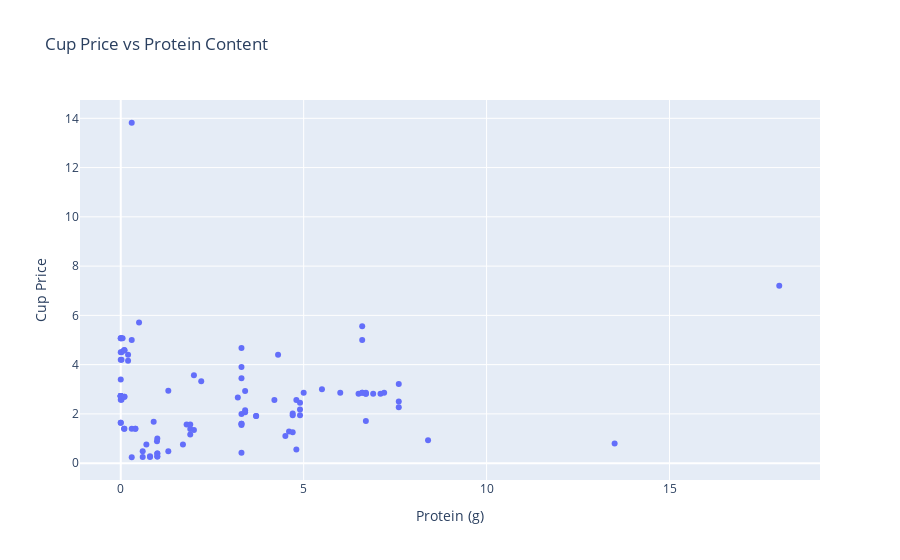

The cell this chart's notebook holds for it:
### Code cell
import plotly.express as px
from neo4j import GraphDatabase
import re

def extract_protein(nutritional_info):
    # Regular expression to find protein content, matches many possible formats, including "<1.00g"
    matches = re.findall(r'"Protein":\s*"(<)?(Approx\.)?([0-9.]+)g"', nutritional_info)
    # Iterates over all matches and returns the first valid value
    for match in matches:
        if match[2]:  # The third grouping that matches is the value of protein content
            value = float(match[2])
            # The presence of a "<" sign indicates that the actual value may be less than this value.
            if match[0]:
                value = value - 0.01  # Decrease by one small unit to indicate that it is an upper limit
            return value
    return None

def get_data(tx):
    query = (
        "MATCH (p:Product)-[:HAS_RECIPE]->(r:Recipe) "
        "WHERE p.cupPrice IS NOT NULL AND r.nutritionalInformation CONTAINS 'Protein' "
        "RETURN p.name AS productName, p.cupPrice AS cupPrice, r.nutritionalInformation AS nutritionalInfo"
    )
    result = tx.run(query)
    return [
        {
            "productName": record["productName"], 
            "cupPrice": record["cupPrice"], 
            "protein": extract_protein(record["nutritionalInfo"])
        }
        for record in result 
        if extract_protein(record["nutritionalInfo"]) is not None
    ]

# Getting data
with driver.session() as session:
    data = session.read_transaction(get_data)


driver.close()


# Data visualisation
fig = px.scatter(
    filtered_data, 
    x=[d['protein'] for d in filtered_data], 
    y=[d['cupPrice'] for d in filtered_data], 
    hover_data=['productName'], 
    labels={'x': 'Protein (g)', 'y': 'Cup Price'},
    title='Cup Price vs Protein Content'
)
fig.show()

### Figure 1 — Plotly figure (JSON) as saved in the notebook; plotly's stock layout.template omitted (floating-point values rounded to 4 significant figures)
{"data": [{"customdata": [["Coca - Cola Classic  Soft Drink Multipack Cans"], ["Coca - Cola Classic  Soft Drink Multipack Cans"], ["Coca - Cola Classic  Soft Drink Multipack Cans"], ["Coca - Cola Classic  Soft Drink Mini Cans"], ["Coca - Cola Vanilla  Soft Drink Multipack Cans"], ["Coca - Cola Zero Sugar Soft Drink Multipack Cans"], ["Coca - Cola Zero Sugar Soft Drink Multipack Cans"], ["Coca - Cola Zero Sugar Soft Drink Multipack Cans"], ["Coca - Cola Caffeine Free Zero Sugar Soft Drink Multipack Cans"], ["Coca - Cola Zero Sugar Soft Drink Mini Cans"], ["Indomie Mi Goreng Instant Noodles"], ["Maggi 2 Minute Chicken Flavour Instant Noodles"], ["Maggi 2 Minute Chicken Flavour Instant Noodles"], ["Supreme Noodles Cup Chicken Flavour"], ["Fantastic Chicken Noodle Cup"], ["Fantastic Chicken Noodle Bowl"], ["Indomie Mi Goreng Noodle Cup"], ["Maggi 2 Minute Beef Flavour Instant Noodles"], ["Supreme Noodles Cup Beef Flavour"], ["Schweppes Zero Sugar Lime Infused Mineral Water Bottle"], ["Schweppes Raspberry Infused Natural Mineral Water Bottle"], ["Schweppes Soda Water Bottle Classic Mixers"], ["Schweppes Indian Tonic Water Classic Mixers Bottle"], ["Schweppes Lime Soda Water With Lime Juice Bottle"], ["Schweppes Zero Sugar Classic Mixers Indian Tonic Water Bottle"], ["Schweppes Lemon Lime Natural Mineral Water Bottle"], ["Schweppes Orange Mango Natural Mineral Water Bottle"], ["Kitkat 4 Finger Milk Chocolate Bar"], ["Kitkat Chunky Original Chocolate Bar"], ["Cadbury Dairy Milk Caramello Koala Chocolate"], ["Twix Milk Chocolate Bar With Caramel Biscuit"], ["Mars Chocolate Bar With Nougat & Caramel"], ["Cadbury Dairy Milk Chocolate Roll"], ["Cadbury Dairy Milk Chocolate Bar"], ["Cadbury Twirl Chocolate Bar"], ["Cadbury Chomp Chocolate Bar"], ["Arnott's Premier Chocolate Chip Cookies"], ["Woolworths Chocolate Chip Cookies"], ["Woolworths The King Of Chunky Chocolate Chip Cookies"], ["Arnott's Mini Choc Chip Cookie Multipack Biscuits"], ["Oreo Original Mini Cookies Multipack"], ["Oreo Minis Cookies Variety Bags 18 Pack"], ["Cadbury Classic Choc Chip Cookies"], ["Cadbury Choc Centre Cookies"], ["Byron Bay Cookies Dotty Cookie Bites"], ["Oreo Original Cookies"], ["Woolworths Apple Juice"], ["Woolworths Apple & Mango Juice"], ["Woolworths Orange Juice"], ["Woolworths Breakfast Juice"], ["Woolworths Apple & Blackcurrant Juice"], ["Woolworths Multivitamin Juice"], ["Golden Circle Golden Pash Fruit Drink"], ["Golden Circle Drinks Pine Orange Fruit Drink"], ["Golden Circle Drinks Sunshine Punch Fruit Drink"], ["Golden Circle Fruit Drinks Lunch Box Poppers Tropical Punch Multipack"], ["Woolworths Full Cream Milk"], ["Woolworths Full Cream Milk"], ["Dairy Farmers Full Cream Milk Full Cream Milk"], ["Dairy Farmers Full Cream Milk Full Cream Milk"], ["Norco Full Cream Milk"], ["A2 Milk Full Cream Milk"], ["A2 Milk Full Cream Milk"], ["Pauls Farmhouse Gold Full Cream Milk"], ["Oreo Double Stuff Cookies"], ["Oreo Original Cookies Family Pack"], ["Oreo Chocolate Cookies"], ["Oreo Grab & Go Original Cookies 9 Pack"], ["Oreo Neapolitan Double Stuff Cookies"], ["Woolworths Diced Italian Tomatoes"], ["Woolworths Diced Italian Tomatoes"], ["Woolworths Lasagne Sheets"], ["Essentials Coconut Cream"], ["Woolworths Uht Full Cream Milk"], ["Deep Cove Sardines In Oil"], ["Woolworths Creamed Rice"], ["Essentials Coconut Milk"], ["Woolworths Tomato Sauce Squeeze"], ["Woolworths Tomato Sauce"], ["Woolworths Barbecue Sauce Squeeze"], ["Masterfoods Tomato Sauce"], ["Masterfoods Barbecue Sauce"], ["Fountain Tomato Sauce Squeeze"], ["Fountain Barbecue Bbq Sauce Squeeze"], ["Woolworths Secret Burger Sauce"], ["Heinz Ketchup Tomato Sauce Ketchup"], ["Woolworths Barbecue Sauce"], ["Smith's Crinkle Cut Potato Chips Original"], ["Smith's Crinkle Cut Potato Chips Cheese & Onion"], ["Smith's Crinkle Cut Potato Chips Barbecue"], ["Smith's Crinkle Cut Potato Chips Chicken"], ["Thins Chips Salt & Vinegar"], ["Smith's Thinly Cut Potato Chips Original Share Pack"], ["Thins Chips Chicken"], ["Smith's Crinkle Cut Potato Chips Salt & Vinegar"], ["Thins Chips Light & Tangy"], ["Thins Cheese & Onion Chips"], ["Woolworths Peach In Strawberry Jelly"], ["Woolworths Two Fruits In Juice Cups"], ["Woolworths Two Fruits In Juice"], ["Woolworths Two Fruits In Juice"], ["Woolworths Two Fruits In Tropical Jelly"], ["Woolworths Apple In Pineapple Jelly"], ["Goulburn Valley Two Fruits In Juice"], ["Goulburn Valley Two Fruits In Juice Fruit Cups In Juice"]], "hovertemplate": "Protein (g)=%{x}<br>Cup Price=%{y}<br>productName=%{customdata[0]}<extra></extra>", "legendgroup": "", "marker": {"color": "#636efa", "symbol": "circle"}, "mode": "markers", "name": "", "orientation": "v", "showlegend": false, "type": "scatter", "x": [0, 0, 0, 0, 0, 0.02, 0.02, 0.02, 0.05, 0.02, 8.4, 1.9, 1.9, 1.8, 2, 1.3, 3.2, 2, 1.9, 0, 0, 0, 0, 0, 0, 0, 0, 6.6, 6.6, 6, 4.3, 3.3, 7.6, 7.6, 7.6, 2.2, 4.6, 4.8, 4.5, 5, 4.9, 4.9, 4.8, 4.2, 5.5, 4.7, 0.4, 0.3, 0.9, 0.09, 0.4, 0.1, 0, 0.1, 0.1, 0, 3.3, 3.3, 3.4, 3.4, 3.3, 3.3, 3.3, 3.4, 3.7, 4.7, 4.9, 4.7, 3.7, 0.8, 0.8, 13.5, 0.6, 3.3, 18, 3.3, 0.3, 1, 1, 1, 1.7, 0.7, 1.3, 0.6, 0.99, 1, 1, 6.7, 7.1, 6.7, 6.9, 6.6, 6.7, 6.7, 6.5, 6.6, 7.2, 0.1, 0.2, 0.2, 0.3, 0.09, 0.1, 0.5, 0.3], "xaxis": "x", "y": [4.2, 2.57, 5.07, 4.5, 5.07, 4.2, 2.57, 5.07, 5.07, 4.5, 0.93, 1.39, 1.16, 1.57, 3.57, 2.94, 2.67, 1.35, 1.57, 1.64, 1.64, 2.73, 2.73, 2.73, 2.73, 2.73, 2.73, 5.56, 5, 2.86, 4.4, 4.68, 2.27, 2.5, 3.21, 3.33, 1.29, 0.55, 1.1, 2.86, 2.45, 2.18, 2.56, 2.56, 3, 1.95, 1.4, 1.4, 1.68, 1.4, 1.4, 1.4, 2.7, 2.7, 2.7, 3.4, 1.55, 1.6, 2.15, 2.07, 2, 3.45, 3.9, 2.93, 1.91, 1.26, 1.95, 2.02, 1.91, 0.28, 0.25, 0.8, 0.25, 1.6, 7.2, 0.42, 0.24, 0.39, 0.27, 0.39, 0.76, 0.76, 0.48, 0.48, 0.89, 1, 0.27, 2.82, 2.82, 2.82, 2.82, 2.86, 1.71, 2.86, 2.82, 2.86, 2.86, 4.58, 4.4, 4.16, 5, 4.58, 4.58, 5.71, 13.82], "yaxis": "y"}], "layout": {"legend": {"tracegroupgap": 0}, "title": {"text": "Cup Price vs Protein Content"}, "xaxis": {"anchor": "y", "domain": [0, 1], "title": {"text": "Protein (g)"}}, "yaxis": {"anchor": "x", "domain": [0, 1], "title": {"text": "Cup Price"}}}}
